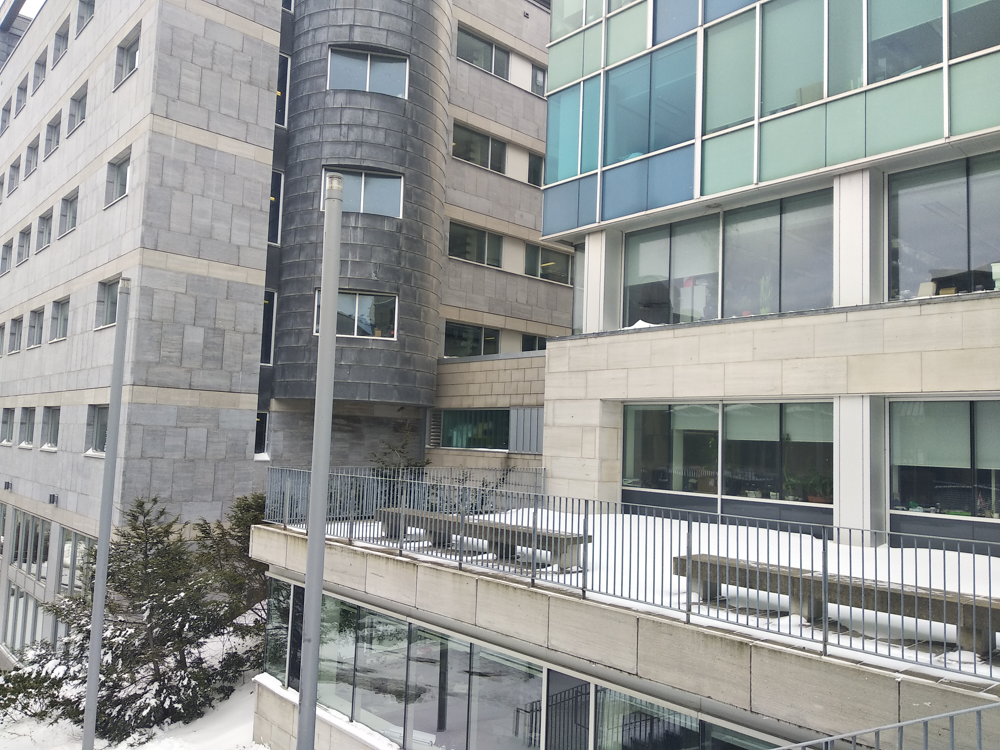
%> input picture A3/0.png, 1000 x 750 px
$ octave Q6_call.m   (GNU Octave 9; MATLAB toolbox functions it lacks are replaced by stand-ins)
%> lines starting %> are read from the running program, lines starting %| are printed output that depends on the picture
### A2/Q6.m

%please use script Q6_call.m for executing this function

%imrotate and imresize functions are only able to rotate & scale an image around
%its center point. to rotate an image around another point in the image we
%can first pad the image with zeros (by calculating how many rows and
%columns to pad to create a virtual center), rotating and resizing around
%its center(using imrotate & imresize),and then cropping to remove the
%initial padding (un-padding the image).

function [cropped_scale_rot,cropped_only_rotated,cropped_only_scaled]=Q6(image,x0,y0,theta,s,show)

 [imageHeight , imageWidth] = size(image);%image width and height
 center_x = floor((imageWidth/2)+1);%x coordinate of center of image
 center_y = floor((imageHeight/2)+1);%y coordinate of center of image

 padx=abs(imageWidth-2*x0);%padding columns
 pady=abs(imageHeight-2*y0);%padding rows

 %difference of coordinates of image's center and transformation origin
 dx=center_x-x0;
 dy=center_y-y0;

 if(dx>=0 && dy>=0)%transformation point is in first quarter of image
     padded=cat(1,zeros(pady,imageWidth),image);%padding rows
     padded=cat(2,zeros(imageHeight+pady,padx),padded);%padding columns

 elseif(dx<=0 && dy>=0)%transformation point in 2nd quarter of image
     padded=cat(1,zeros(pady,imageWidth),image);%padding rows
     padded=cat(2,padded,zeros(imageHeight+pady,padx));%padding columns

 elseif(dx>=0 &&dy<=0)%transformation point in 3rd quarter of image
     padded=cat(1,image,zeros(pady,imageWidth));%padding rows
     padded=cat(2,zeros(imageHeight+pady,padx),padded);%padding columns

 elseif(dx<=0 &&dy<=0)%transformation point in 4th quarter of image
     padded=cat(1,image,zeros(pady,imageWidth)); %padding rows
     padded=cat(2,padded,zeros(imageHeight+pady,padx));%padding columns

 end

rotated=imrotate(padded,theta,'nearest','crop');%rotating around the center of padded image
scale_rot = imresize(rotated,s);%scaling the rotated image around the center
only_scaled = imresize(padded,s);%scaling around the center of padded image

[scale_rot_Height , scale_rot_Width] = size(scale_rot);%the width and height of the scaled and rotated image
%the coordinates of the center of scaled and rotated image
center_new_x = floor((scale_rot_Width/2)+1);
center_new_y = floor((scale_rot_Height/2)+1);
%defining a window around the tranformation point to crop the image (the
%final size will be again 1024x1024)
rect=[center_new_x-(imageWidth/2), center_new_y-(imageHeight/2), imageWidth-1, imageHeight-1];
cropped_scale_rot = imcrop(scale_rot,rect);%cropping the scaled and rotated image

cropped_only_scaled = imcrop(only_scaled,rect);%cropping only-scaled image

[rot_Height , rot_Width] = size(rotated); %the width and height of only-rotated image
%the coordinates of the center of only-rotated image
center_rot_new_x = floor((rot_Width/2)+1);
center_rot_new_y = floor((rot_Height/2)+1);
%defining a window around the tranformation point to crop the image (the
%final size will be again 1024x1024)
rect2=[center_rot_new_x-(imageWidth/2), center_rot_new_y-(imageHeight/2), imageWidth-1, imageHeight-1];
cropped_only_rotated = imcrop(rotated,rect2);%cropping the only-rotated image

if show

% [7 lines of commented-out code are left out]

    figure('Name','original image');
    imshow(image);
    hold on;
    plot(x0, y0, 'r+', 'LineWidth', 2, 'MarkerSize', 15);  % Put up red cross.

    figure('Name','scaled and rotated around (x0,y0)');
    imshow(cropped_scale_rot);
    hold on;
    plot(center_x, center_y, 'r+', 'LineWidth', 2, 'MarkerSize', 15);  % Put up red cross.

    figure('Name','only rotated image around (x0,y0)');
    imshow(cropped_only_rotated);
    hold on;
    plot(center_x, center_y,'r+', 'LineWidth', 2, 'MarkerSize', 15);  % Put up red cross.

    figure('Name','only scaled image around (x0,y0)');
    imshow(cropped_only_scaled);
    hold on;
    plot(center_x, center_y, 'r+', 'LineWidth', 2, 'MarkerSize', 15);  % Put up red cross.
end
end

### A2/Q6_call.m
%to be used for calling the function in Q6 script
%please run Q1, Q2 , Q3 , Q4 & Q5 scripts before this script.
'Q5_call';

y=375;%y of transformation origin point
x=500;%x of transformation origin point

theta=45;%rotation angle
s=1;%scale factor greater than 1
show=1; %to show the original and transformed images

original_image=rgb2gray(imread('0.png'));
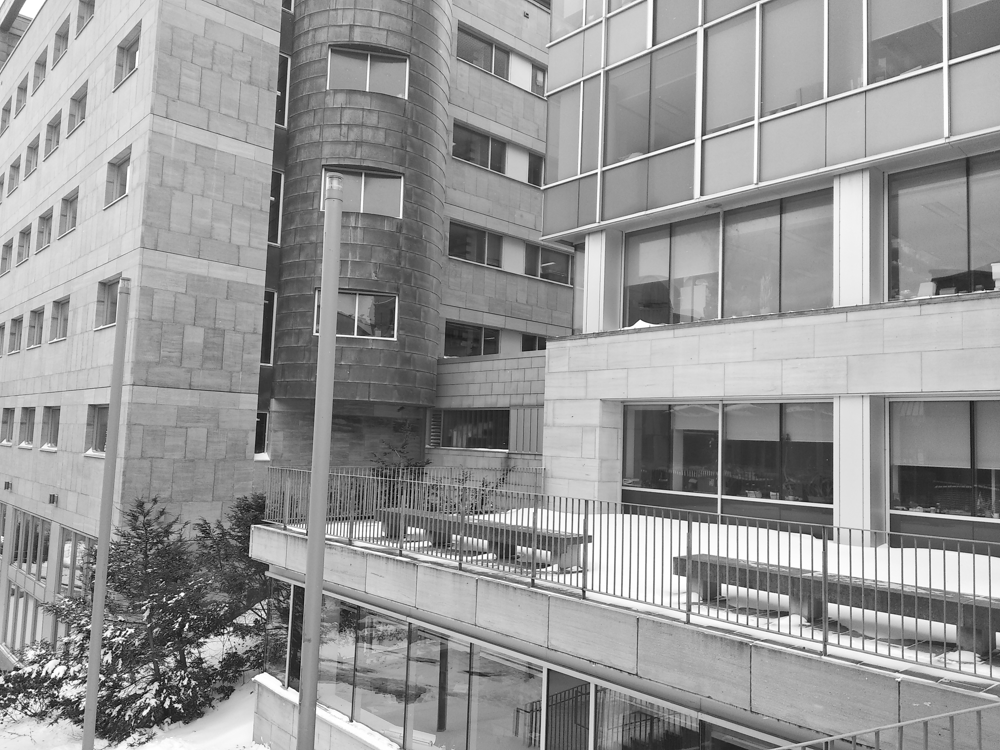
%> original_image: size 750x1000 uint8; min 1, max 255, mean 151.2

Q6(original_image,x,y,theta,s,show);
%> in Q6, `rotated=imrotate(padded,theta,'nearest','crop');`:
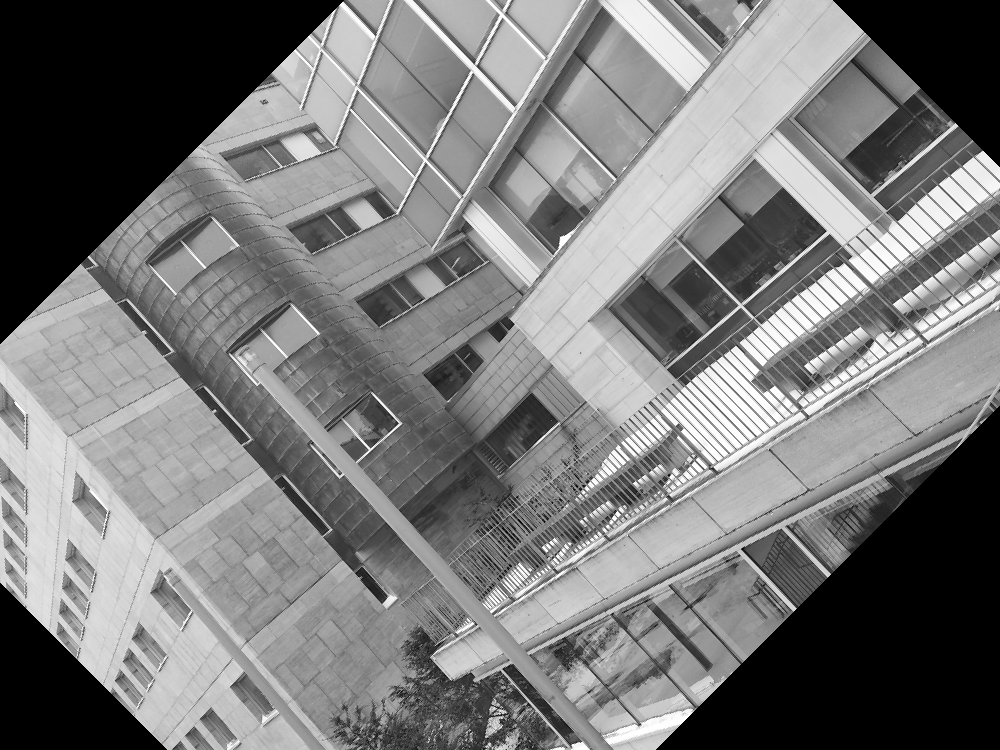
%> rotated: size 750x1000 uint8; min 0, max 255, mean 120.8
%> in Q6, `plot(x0, y0, 'r+', 'LineWidth', 2, 'MarkerSize', 15);`:
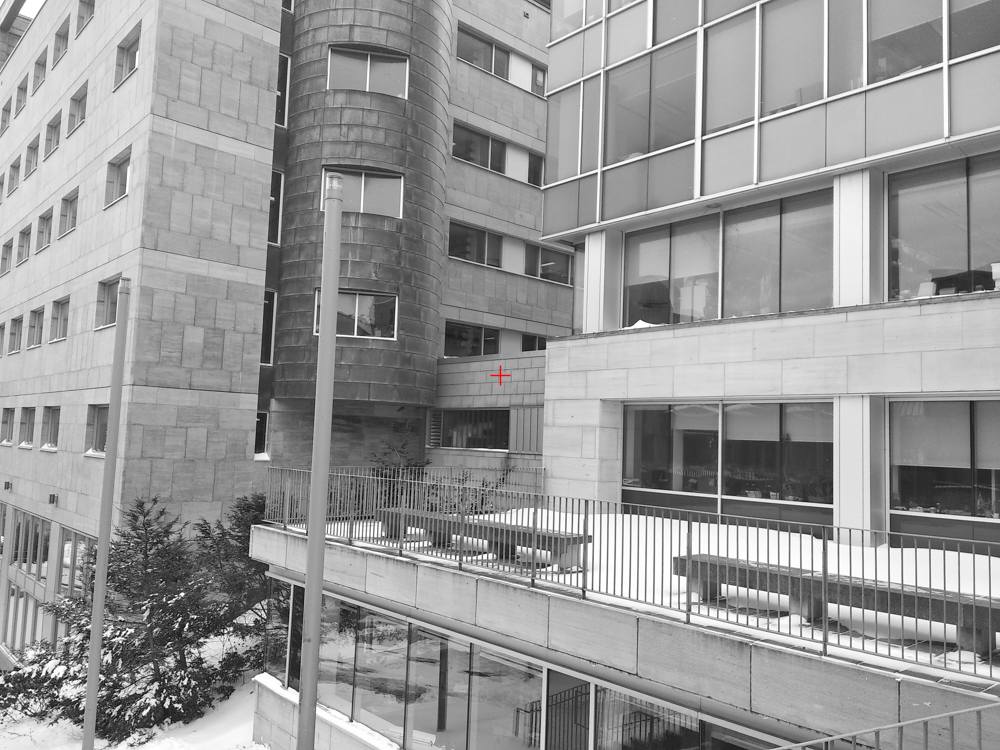
%> figure redrawn from the program's plot data
%> in Q6, `plot(center_x, center_y, 'r+', 'LineWidth', 2, 'MarkerSize', 15);`:
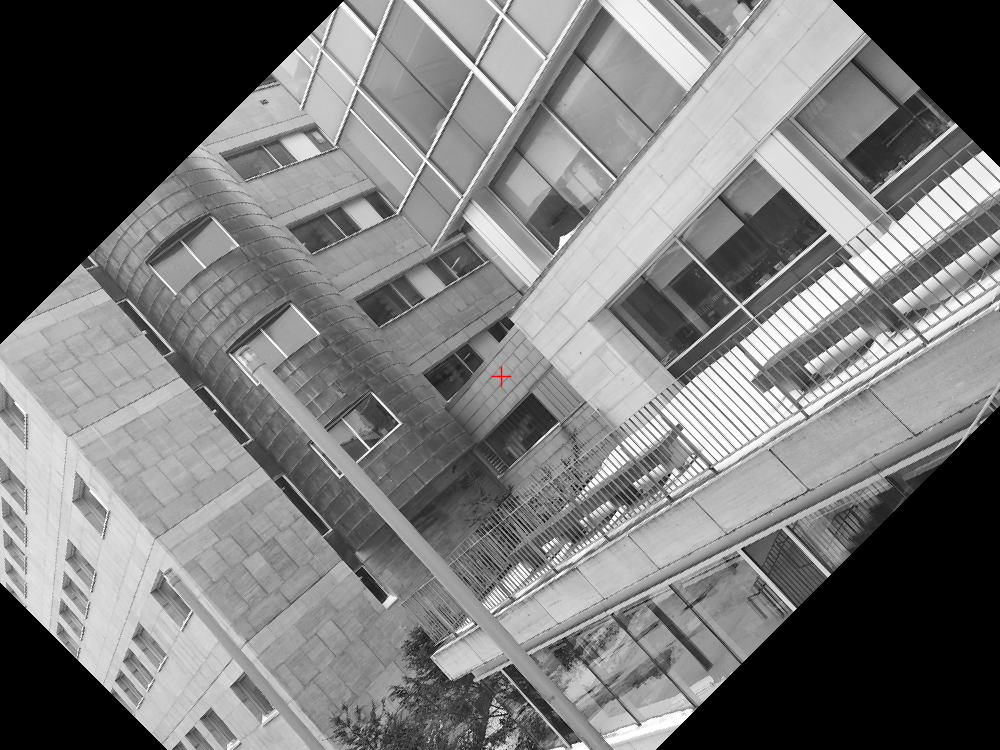
%> figure redrawn from the program's plot data
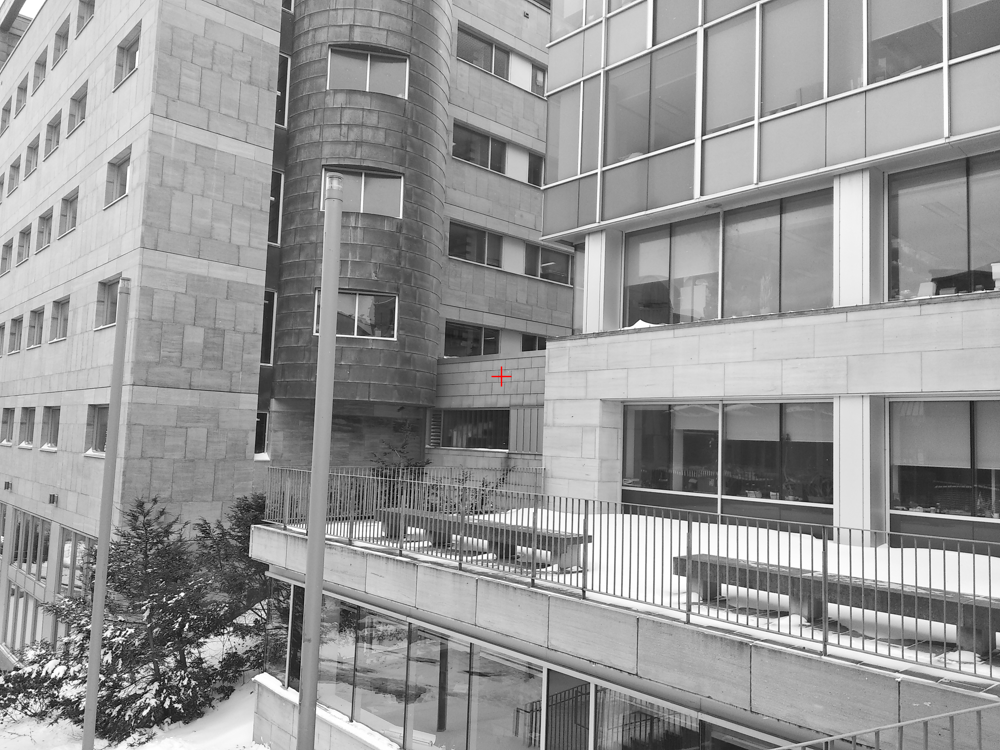
%> figure redrawn from the program's plot data
